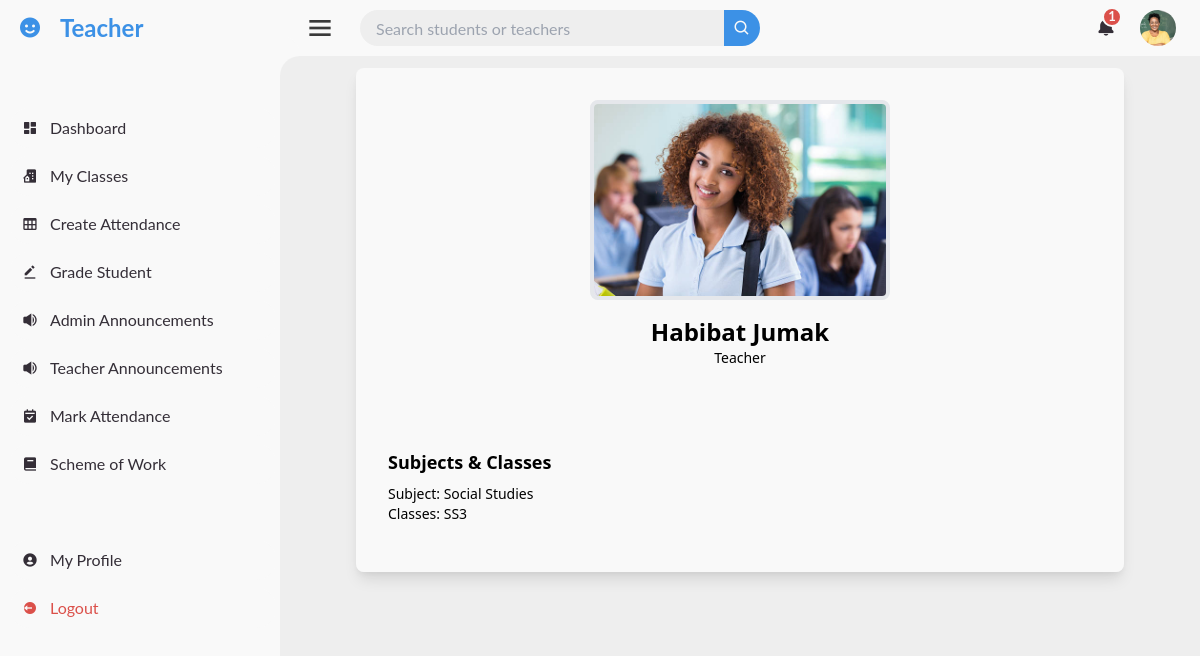
The page /admin_dashboard/teacher/details/4/clear/student_position_and_comment/ (signed in) on the database its author committed.
### accounts/models.py (models this page shows, shortened)
class CustomUser(AbstractUser):
    email = models.EmailField(unique=True)
    is_approved = models.BooleanField(default=False)
    is_teacher = models.BooleanField(default=False)
    is_student = models.BooleanField(default=False)
    profile_photo = models.ImageField(upload_to='profile_photo/', default='default.jpg', blank=True, null=True)
    USERNAME_FIELD = 'email'
    REQUIRED_FIELDS = ['first_name', 'last_name']
    objects = CustomUserManager()
    @property
    def role(self):
        if self.is_teacher:
            return "Teacher"
        elif self.is_student:
            return "Student"
        else:
            return "Unassigned"

### administration/models.py (models this page shows, shortened)
class Teacher(models.Model):
    user = models.OneToOneField(User, on_delete=models.CASCADE, related_name='teacher_profile')
    phone_number = models.CharField(max_length=15)
    subject = models.ManyToManyField(Subject, related_name='teachers')
    home_address = models.TextField()
    classes = models.ManyToManyField(Class, related_name='teacher_classes')
    emergency_contact = models.CharField(max_length=100)

### classes/models.py (models this page shows)
class Subject(models.Model):
    name = models.CharField(max_length=100)
    def __str__(self):
        return self.name

class Class(models.Model):
    name = models.CharField(max_length=100)
    subjects = models.ManyToManyField(Subject, related_name='classes')
    def __str__(self):
        return self.name

### teacher/views.py (the view)
# urls.py: path('admin_dashboard/teacher/details/<int:teacher_id>/clear/student_position_and_comment/', views.teacher_detail, name='teacher_detail'),
@login_required
def teacher_detail(request, teacher_id):
    if not request.user.is_teacher:
        return HttpResponseForbidden('You do not have permission to access this page.')
    teachers = get_object_or_404(Teacher, user__id=teacher_id)
    return render(request, 'dashboards/all_teacher_pages/all_teacher_details.html', {'teacher':teachers})

### administration/context_processors.py (called while the page is built)
def notifications(request):
    all_notification, total_notifications = get_admin_notification(request.user)
    return {
        'all_notification': all_notification,
        'total_notifications': total_notifications,
    }

### administration/views.py (called while the page is built, shortened)
def get_admin_notification(user):
    return [], 0

### pages/context_processors.py (called while the page is built)
def notifications(request):
    if request.user.is_authenticated:
        all_notifications, unread_notifications_count = get_user_notifications(request.user)
        return {
            'all_notifications': all_notifications,
            'unread_notifications_count': unread_notifications_count,
        }
    return {
        'all_notifications': [],
        'unread_notifications_count': 0,
    }

### pages/views.py (called while the page is built)
def get_user_notifications(user):
    notifications = Notification.objects.filter(user=user).order_by('-created_at')
    if user.is_student:
        grade_notifications = GradeNotification.objects.filter(recipient=user).order_by('-created_at')
        class_notifications = ClassNotification.objects.filter(user=user).order_by('-created_at')
    else:
        grade_notifications = []
        class_notifications = []
    all_notifications = sorted(
        chain(notifications, grade_notifications, class_notifications),
        key=attrgetter('created_at'),
        reverse=True
    )
    total_unread_count = (
        notifications.filter(is_read=False).count() +
        (grade_notifications.filter(is_read=False).count() if user.is_student else 0) +
        (class_notifications.filter(is_read=False).count() if user.is_student else 0)
    )
    return all_notifications, total_unread_count

### templates/dashboards/all_teacher_pages/all_teacher_details.html (shortened to what this page needs)
{% extends 'dashboards/all_teacher_pages/base.html' %}
{% load static %}
{% block section %}
<div class="m-3 rounded-lg">
    <section class="bg-background flex flex-col items-center justify-center text-black">
        <div class="bg-card w-full max-w-3xl rounded-lg shadow-lg overflow-hidden">
            <div class="py-8 px-4" style="background-color: #F9F9F9;">
                <a href="{{ teacher.user.profile_photo.url }}" data-lightbox="user-image" data-title="{{ teacher.user.first_name }} {{ teacher.user.last_name }}">
                    <img src="{{ teacher.user.profile_photo.url }}" alt="{{ teacher.user.first_name }} {{ teacher.user.last_name }}" style="height: 200px; width: 300px;" class="rounded-lg mx-auto border-4 border-background" />
                </a>
                <h1 class="text-2xl font-bold text-primary-foreground text-center mt-4">{{ teacher.user.first_name }} {{ teacher.user.last_name }}</h1>
                <p class="text-sm text-primary-foreground text-center">{{ teacher.user.role }}</p>
            </div>
            <div class="p-4" style="background-color: #F9F9F9;">
                <div class="bg-card p-4 rounded-lg my-4">
                    <h2 class="text-lg font-bold">Subjects & Classes</h2>
                    <ul class="text-sm mt-2">
                        <li>Subject: {{ teacher.subject.all|join:", " }}</li>
                        <li>Classes: {{ teacher.classes.all|join:", " }}</li>
                    </ul>
                </div>
            </div>
        </div>
    </section>
</div>
{% endblock %}

### templates/dashboards/all_teacher_pages/base.html (shortened to what this page needs)
{%extends 'dashboards/base.html'%}
{%load static%}
{%block content%}
{% url 'teacher_class_list' as teacher_class_list %}
{% url 'teacher_dashboard' as teacher_dashboard %}
{% url 'select_class_attendance' as select_class_attendance %}
{% url 'grade_student_nav' as grade_student_nav %}
{% url 'annoucements' as annoucements%}
{% url 'teacher_details_page' as teacher_details_page %}
{% url 'Choose_class_to_mark' as Choose_class_to_mark %}
{%url 'scheme_of_work_class' as scheme_of_work_class%}
{%url 'view_teacher_notification' as view_teacher_notification%}
    <section id="sidebar">
        <a href="{{teacher_dashboard}}" class="brand">
            <i class='bx bxs-smile' ></i>
            <span class="text">Teacher</span>
        </a>
        <ul class="side-menu top">
            <li class="{%if request.path == teacher_dashboard%}active{%else%}{%endif%}">
                <a href="{{teacher_dashboard}}">
                    <i class='bx bxs-dashboard' ></i>
                    <span class="text">Dashboard</span>
                </a>
            </li>
            <li class="{%if request.path == teacher_class_list%}active{%else%}{%endif%}">
                <a href="{{teacher_class_list}}">
                    <i class='bx bxs-building-house' ></i>
                    <span class="text">My Classes</span>
                </a>
            </li>
            <li class="{%if request.path == select_class_attendance%}active{%else%}{%endif%}">
                <a href="{% url 'select_class_attendance'%}">
                    <i class='bx bx-table' ></i>
                    <span class="text">Create Attendance</span>
                </a>
            </li>
            <li class="{%if request.path == grade_student_nav%}active{%else%}{%endif%}">
                <a href="{{grade_student_nav}}">
                    <i class='bx bxs-edit-alt'></i>
                    <span class="text">Grade Student</span>
                </a>
            </li>
            <li class="{%if request.path == annoucements%}active{%else%}{%endif%}">
                <a href="{{annoucements}}">
                    <i class='bx bxs-volume-full' ></i>
                    <span class="text">Admin Announcements</span>
                </a>
            </li>
            <li class="{%if request.path == view_teacher_notification%}active{%else%}{%endif%}">
                <a href="{{view_teacher_notification}}">
                    <i class='bx bxs-volume-full' ></i>
                    <span class="text">Teacher Announcements</span>
                </a>
            </li>
            <li class="{%if request.path == Choose_class_to_mark%}active{%else%}{%endif%}">
                <a href="{% url 'Choose_class_to_mark'%}">
                    <i class='bx bxs-calendar-check'></i>
                    <span class="text">Mark Attendance</span>
                </a>
            </li>
            <li class="{% if request.path == scheme_of_work_class %}active{% endif %}">
                <a href="{{scheme_of_work_class}}">
                    <i class='bx bxs-book'></i>
                    <span class="text">Scheme of Work</span>
                </a>
            </li>
        </ul>
    <ul class="side-menu">
        <li class="{%if request.path == teacher_details_page%}active{%else%}{%endif%}">
            <a href="{%url 'teacher_details_page'%}">
                <i class='bx bxs-user-circle' ></i>
                <span class="text">My Profile</span>
            </a>
        </li>
        <li>
            <a href="{%url 'logout'%}" class="logout">
                <i class='bx bxs-log-out-circle' ></i>
                <span class="text">Logout</span>
            </a>
        </li>
    </ul>
    </section>
    <section id="content">
         <nav>
            <i class='bx bx-menu' style="font-size: 32px; color: rgb(58, 58, 58);"></i>
            <form method="GET" action="{% url 'teacher_search_results_view' %}">
                <div class="form-input">
                    <input type="search" name="query" placeholder="Search students or teachers">
                    <button type="submit" class="search-btn"><i class='bx bx-search'></i></button>
                </div>
            </form>
            <a href="#" class="notification" id="notificationBell">
                <i class='bx bxs-bell'></i>
                <span class="num">{{ unread_notifications_count }}</span>
            </a>
            <a href="{%url 'teacher_details_page'%}" class="profile">
                <img src="{{ request.user.profile_photo.url }}" alt="Profile Photo">
            </a>
         </nav>
        {%block section%}
        {%endblock section%}
    </section>
{%endblock content%}

### static/css/dashboard.css (style rules this page uses)
* { margin: 0; padding: 0; box-sizing: border-box; }
a { text-decoration: none; }
li { list-style: none; }
:root { --poppins: 'Poppins', sans-serif; --lato: 'Lato', sans-serif; --light: #F9F9F9; --blue: #3C91E6; --light-blue: #CFE8FF; --grey: #EEE; --dark-grey: #AAAAAA; --dark: #342E37; --red: #DB504A; --yellow: #FFCE26; --light-yellow: #FFF26C; --orange: #FD7238; --light-orange: #ffc19e; }
html { overflow-x: hidden; }
body { background: var(--grey); }
#sidebar { position: fixed; top: 0; left: 0; width: 280px; height: 100%; background: var(--light); z-index: 1000; font-family: var(--lato); transition: .3s ease; overflow-x: hidden; }
#sidebar .brand { font-size: 24px; font-weight: 700; height: 56px; display: flex; align-items: center; color: var(--blue); }
#sidebar .brand .bx { min-width: 60px; display: flex; justify-content: center; }
#sidebar .side-menu { width: 100%; margin-top: 48px; }
#sidebar .side-menu li { height: 48px; background: transparent; margin-left: 6px; border-radius: 48px 0 0 48px; padding: 4px; }
#sidebar .side-menu li a { width: 100%; height: 100%; background: var(--light); display: flex; align-items: center; border-radius: 48px; font-size: 16px; color: var(--dark); white-space: nowrap; overflow-x: hidden; }
#sidebar .side-menu li a .bx { min-width: calc(60px - ((4px + 6px) * 2)); display: flex; justify-content: center; }
#sidebar .side-menu li .logout { color: var(--red); }
#content { position: relative; width: calc(100% - 280px); left: 280px; transition: .3s ease; }
#content nav { height: 56px; background: var(--light); padding: 0 24px; display: flex; align-items: center; grid-gap: 24px; font-family: var(--lato); position: relative; }
#content nav::before { content: ''; position: absolute; width: 40px; height: 40px; bottom: -40px; left: 0; border-radius: 50%; box-shadow: -20px -20px 0 var(--light); }
#content nav a { color: var(--dark); }
#content nav .bx.bx-menu { cursor: pointer; }
#content nav form { max-width: 400px; width: 100%; margin-right: auto; }
#content nav form .form-input { display: flex; align-items: center; height: 36px; }
#content nav form .form-input input { flex-grow: 1; padding: 0 16px; height: 100%; border: none; background: var(--grey); border-radius: 36px 0 0 36px; outline: none; }
#content nav form .form-input button { width: 36px; height: 100%; display: flex; justify-content: center; align-items: center; background: var(--blue); color: var(--light); font-size: 18px; border: none; outline: none; border-radius: 0 36px 36px 0; cursor: pointer; }
#content nav .notification { font-size: 20px; position: relative; }
#content nav .notification .num { position: absolute; top: -6px; right: -6px; width: 20px; height: 20px; border-radius: 50%; border: 2px solid var(--light); background: var(--red); color: var(--light); font-weight: 700; font-size: 13px; display: flex; justify-content: center; align-items: center; }
#content nav .profile img { width: 36px; height: 36px; object-fit: cover; border-radius: 50%; }

### rows shown on the page
CustomUser: user.profile_photo (picture)
Teacher: user.profile_photo (picture), user.first_name "Habibat", user.last_name "Jumak", user.role "Teacher", subject.all "Social Studies", classes.all "SS3"

### other values the page prints
{{ unread_notifications_count }} "1"
